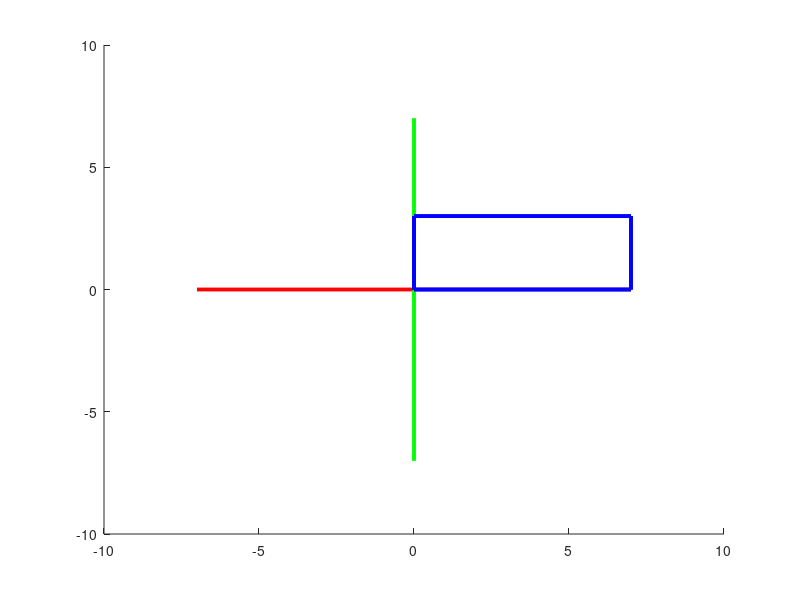

Source code (MATLAB):
clear all
clc

 promt = 'introduzca el valor (grados) de la rotacon X (phi):';
 phideg = input(promt);
 phiRad = deg2rad(phideg);
 
 promt = 'introduzca el valor (grados) de la rotacon Y (theta):';
 thetadeg = input(promt);
 thetaRad = deg2rad(thetadeg);
 
 promt = 'introduzca el valor (grados) de la rotacon Z (psi):';
 psideg = input(promt);
 psiRad = deg2rad(psideg);
  
 for phiRad=0:0.4:phiRad
     
    for thetaRad=0:0.4:thetaRad
        
       for psiRad=0:0.4:psiRad 
          clf
 line([-7 7],[0 0],[0 0],'color',[1 0 0],'linewidth',2.5); %establece el eje X en rojo
 line([0 0],[-7 7],[0 0],'color',[0 1 0],'linewidth',2.5); %establece el eje Y en verde
 line([0 0],[0 0],[-7 7],'color',[0 0 1],'linewidth',2.5); %establece el eje Z en azul

 p1=[0 0 0];
 p2=[7 0 0];
 p3=[7 3 0];
 p4=[0 3 0];
 p5=[0 3 2];
 p6=[0 0 2];
 p7=[7 0 2];
 p8=[7 3 2];

 
 line([p1(1) p2(1)],[p1(2) p2(2)],[p1(3) p2(3)],'color',[0 0 1],'linewidth',2.5); %% traza linea del punto p1 a p2 sobre el eje x
 line([p2(1) p3(1)],[p2(2) p3(2)],[p2(3) p3(3)],'color',[0 0 1],'linewidth',2.5);
 line([p3(1) p4(1)],[p3(2) p4(2)],[p3(3) p4(3)],'color',[0 0 1],'linewidth',2.5);
 line([p1(1) p4(1)],[p1(2) p4(2)],[p1(3) p4(3)],'color',[0 0 1],'linewidth',2.5);
 line([p4(1) p5(1)],[p4(2) p5(2)],[p4(3) p5(3)],'color',[0 0 1],'linewidth',2.5);
 line([p5(1) p6(1)],[p5(2) p6(2)],[p5(3) p6(3)],'color',[0 0 1],'linewidth',2.5);
 line([p5(1) p8(1)],[p5(2) p8(2)],[p5(3) p8(3)],'color',[0 0 1],'linewidth',2.5);
 line([p6(1) p7(1)],[p6(2) p7(2)],[p6(3) p7(3)],'color',[0 0 1],'linewidth',2.5);
 line([p6(1) p1(1)],[p6(2) p1(2)],[p6(3) p1(3)],'color',[0 0 1],'linewidth',2.5);
 line([p7(1) p8(1)],[p7(2) p8(2)],[p7(3) p8(3)],'color',[0 0 1],'linewidth',2.5);
 line([p7(1) p2(1)],[p7(2) p2(2)],[p7(3) p2(3)],'color',[0 0 1],'linewidth',2.5);
 line([p8(1) p3(1)],[p8(2) p3(2)],[p8(3) p3(3)],'color',[0 0 1],'linewidth',2.5);
 



Rz = [cos(psiRad) -sin(psiRad) 0; sin(psiRad) cos(psiRad) 0;0 0 1];
Rx = [1 0 0; 0 cos(phiRad) -sin(phiRad); 0 sin(phiRad) cos(phiRad)];
Ry = [ cos(thetaRad) 0 -sin(thetaRad); 0 1 0; sin(thetaRad) 0 cos(thetaRad)];
Rt=Ry*Rx*Rz;


p1r = Rt*p1';
p2r = Rt*p2';
p3r = Rt*p3';
p4r = Rt*p4';
p5r = Rt*p5';
p6r = Rt*p6';
p7r = Rt*p7';
p8r = Rt*p8';

 
     
 line([-7 7],[0 0],[0 0],'color',[1 0 0],'linewidth',2.5); %establece el eje X en rojo
 line([0 0],[-7 7],[0 0],'color',[0 1 0],'linewidth',2.5); %establece el eje Y en verde
 line([0 0],[0 0],[-7 7],'color',[0 0 1],'linewidth',2.5); %establece el eje Z en azul
 
 
 line([p1r(1) p2r(1)],[p1r(2) p2r(2)],[p1r(3) p2r(3)],'color',[0 0 1],'linewidth',2.5); %% traza linea del punto p1 a p2 sobre el eje x
 line([p2r(1) p3r(1)],[p2r(2) p3r(2)],[p2r(3) p3r(3)],'color',[0 0 1],'linewidth',2.5);
 line([p3r(1) p4r(1)],[p3r(2) p4r(2)],[p3r(2) p4r(3)],'color',[0 0 1],'linewidth',2.5);
 line([p1r(1) p4r(1)],[p1r(2) p4r(2)],[p1r(3) p4r(3)],'color',[0 0 1],'linewidth',2.5);
 line([p4r(1) p5r(1)],[p4r(2) p5r(2)],[p4r(3) p5r(3)],'color',[0 0 1],'linewidth',2.5);
 line([p5r(1) p6r(1)],[p5r(2) p6r(2)],[p5r(3) p6r(3)],'color',[0 0 1],'linewidth',2.5);
 line([p5r(1) p8r(1)],[p5r(2) p8r(2)],[p5r(3) p8r(3)],'color',[0 0 1],'linewidth',2.5);
 line([p6r(1) p7r(1)],[p6r(2) p7r(2)],[p6r(3) p7r(3)],'color',[0 0 1],'linewidth',2.5);
 line([p6r(1) p1r(1)],[p6r(2) p1r(2)],[p6r(3) p1r(3)],'color',[0 0 1],'linewidth',2.5);
 line([p7r(1) p8r(1)],[p7r(2) p8r(2)],[p7r(3) p8r(3)],'color',[0 0 1],'linewidth',2.5);
 line([p7r(1) p2r(1)],[p7r(2) p2r(2)],[p7r(3) p2r(3)],'color',[0 0 1],'linewidth',2.5);
 line([p8r(1) p3r(1)],[p8r(2) p3r(2)],[p8r(3) p3r(3)],'color',[0 0 1],'linewidth',2.5);

 pause(0.1);
      end
    end
   end